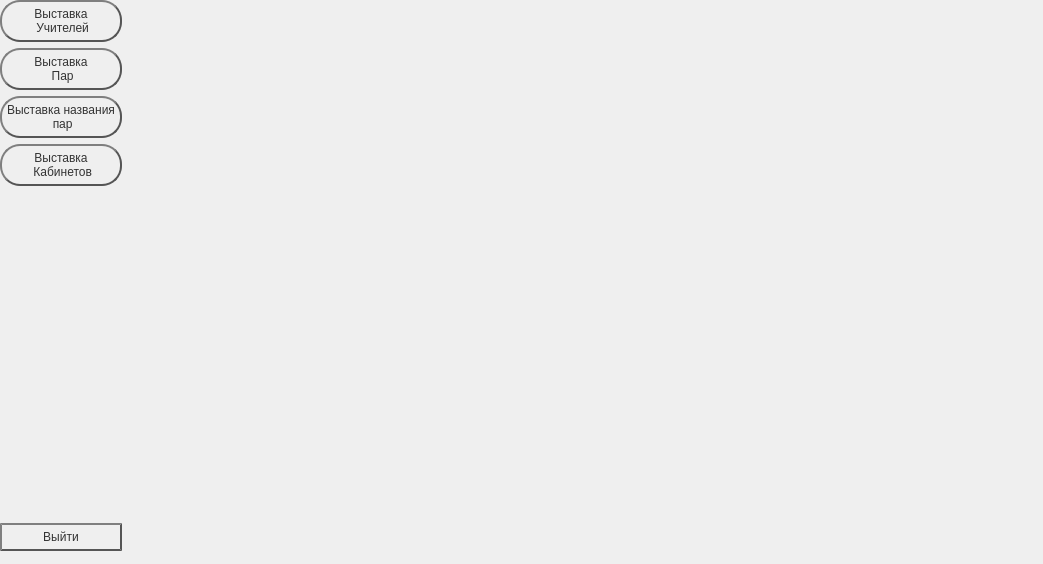
<?xml version="1.0" encoding="UTF-8"?>
<ui version="4.0">
 <class>PrimaryDataScheudleManagerForm</class>
 <widget class="QWidget" name="PrimaryDataScheudleManagerForm">
  <property name="geometry">
   <rect>
    <x>0</x>
    <y>0</y>
    <width>1043</width>
    <height>564</height>
   </rect>
  </property>
  <property name="windowTitle">
   <string>Form</string>
  </property>
  <property name="styleSheet">
   <string notr="true">QPushButton {
color: #333;
border: 2px solid #555;
border-radius: 20px;
border-style: outset;
background: qradialgradient(
cx: 0.3, cy: -0.4, fx: 0.3, fy: -0.4,
radius: 1.35, stop: 0 #fff, stop: 1 #888
);
padding: 5px;
}

QPushButton:hover {
background: qradialgradient(
cx: 0.3, cy: -0.4, fx: 0.3, fy: -0.4,
radius: 1.35, stop: 0 #fff, stop: 1 #bbb
);
}

QPushButton:pressed {
border-style: inset;
background: qradialgradient(
cx: 0.4, cy: -0.1, fx: 0.4, fy: -0.1,
radius: 1.35, stop: 0 #fff, stop: 1 #ddd
);
}</string>
  </property>
  <widget class="QWidget" name="gridLayoutWidget">
   <property name="geometry">
    <rect>
     <x>0</x>
     <y>0</y>
     <width>1031</width>
     <height>551</height>
    </rect>
   </property>
   <layout class="QGridLayout" name="gridLayout">
    <item row="7" column="0">
     <widget class="QPushButton" name="btnQuit">
      <property name="text">
       <string>Выйти</string>
      </property>
     </widget>
    </item>
    <item row="1" column="0">
     <widget class="QPushButton" name="btnLesson">
      <property name="text">
       <string>Выставка
 Пар</string>
      </property>
     </widget>
    </item>
    <item row="0" column="0">
     <widget class="QPushButton" name="btnTeacher">
      <property name="text">
       <string>Выставка
 Учителей</string>
      </property>
     </widget>
    </item>
    <item row="2" column="0">
     <widget class="QPushButton" name="btnLessonName">
      <property name="text">
       <string>Выставка названия
 пар</string>
      </property>
     </widget>
    </item>
    <item row="3" column="0">
     <widget class="QPushButton" name="btnCab">
      <property name="text">
       <string>Выставка
 Кабинетов</string>
      </property>
     </widget>
    </item>
    <item row="0" column="1" rowspan="8">
     <widget class="QStackedWidget" name="stackedWidget">
      <property name="currentIndex">
       <number>-1</number>
      </property>
     </widget>
    </item>
   </layout>
  </widget>
 </widget>
 <resources/>
 <connections/>
</ui>
